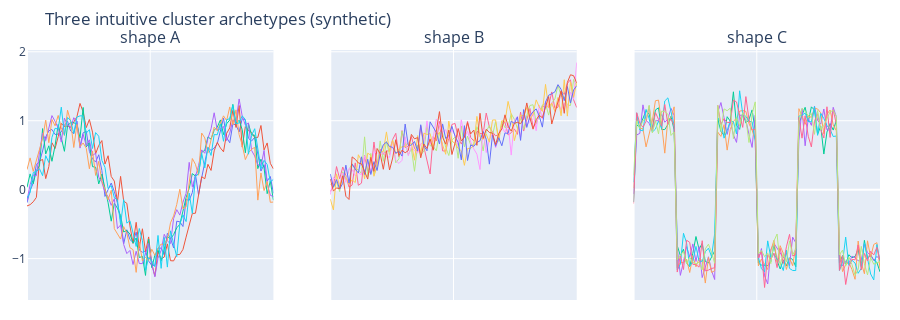

Notebook source saved alongside this figure:
### Markdown cell above
## Clustering setup and notation
Given a dataset of $n$ time series $X^{(i)} \in \mathbb{R}^{T_i \times d}$, a clusterer assigns each series a label
$\hat{z}_i \in \{1,\dots,K\}$. Many algorithms minimize within-cluster dispersion:

$$
\sum_{i=1}^n d\bigl(X^{(i)}, \mu_{\hat{z}_i}\bigr),
$$

where $d$ is a time-series distance (Euclidean, DTW, or feature-space distance) and $\mu_k$ is a cluster prototype.

### Code cell
import numpy as np
import plotly.graph_objects as go
from plotly.subplots import make_subplots

rng = np.random.default_rng(10)
t = np.linspace(0, 1, 80)

def _make_group(kind, n=6):
    series = []
    for _ in range(n):
        noise = 0.15 * rng.normal(size=t.size)
        if kind == "sine":
            y = np.sin(2 * np.pi * (t * 1.5 + rng.normal(scale=0.02)))
        elif kind == "trend":
            y = 1.5 * t + 0.2 * np.sin(2 * np.pi * t)
        else:
            y = np.sign(np.sin(2 * np.pi * t * 3))
        series.append(y + noise)
    return np.array(series)

groups = {"shape A": _make_group("sine"), "shape B": _make_group("trend"), "shape C": _make_group("square")}

fig = make_subplots(rows=1, cols=3, subplot_titles=list(groups.keys()), shared_yaxes=True)
for col, (name, data) in enumerate(groups.items(), start=1):
    for row in data:
        fig.add_trace(
            go.Scatter(x=t, y=row, mode="lines", line=dict(width=1), showlegend=False),
            row=1, col=col,
        )
fig.update_layout(
    title="Three intuitive cluster archetypes (synthetic)",
    height=320,
    margin=dict(l=20, r=20, t=50, b=20),
)
fig.update_xaxes(showticklabels=False)
fig.show()
